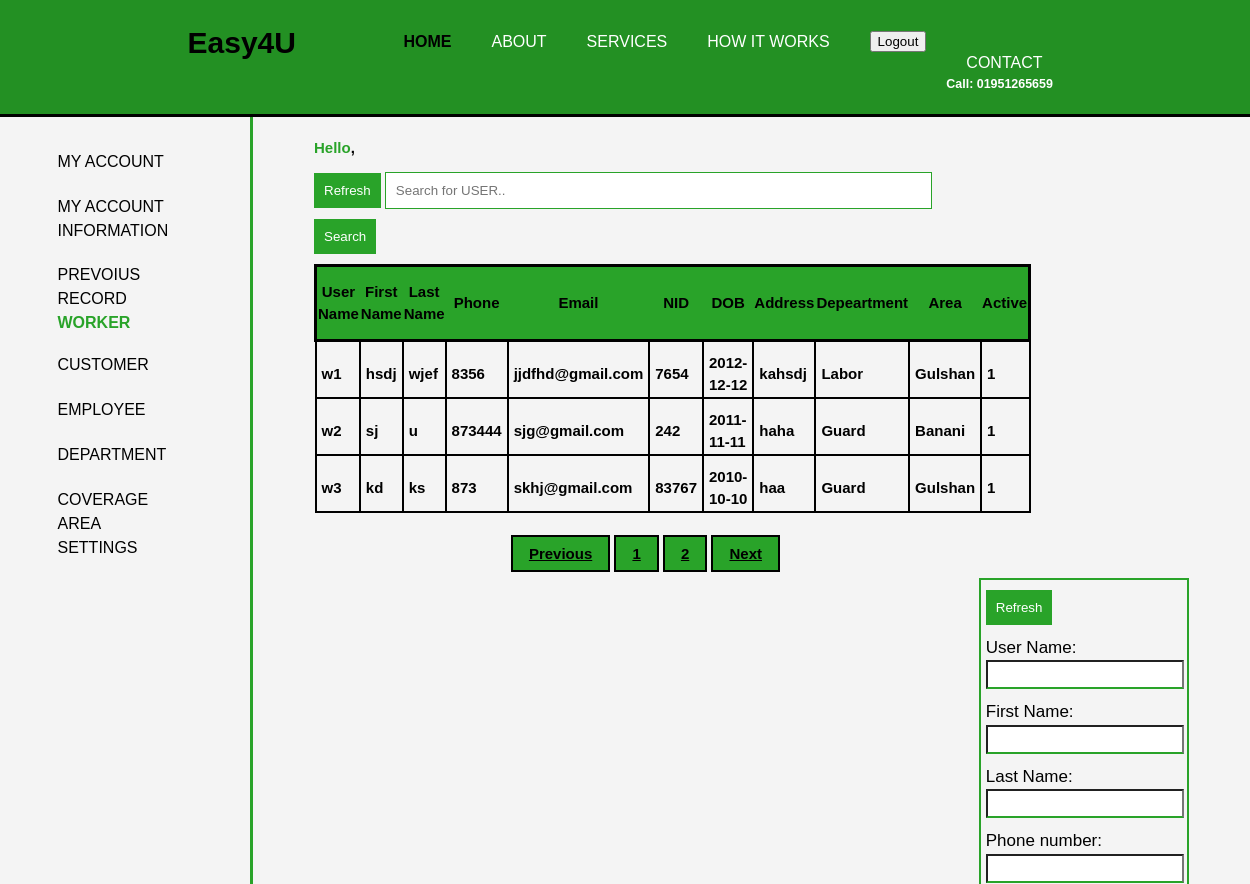
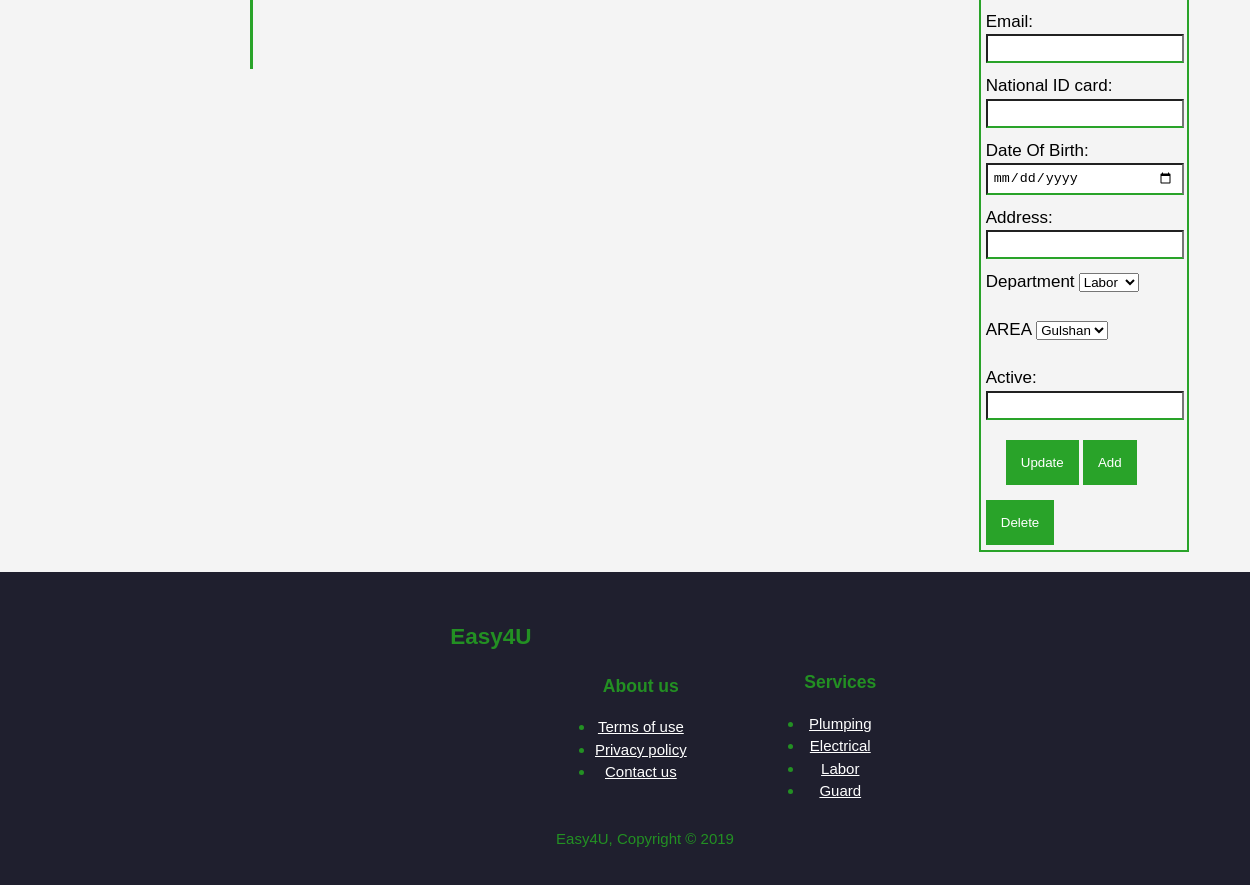
The page /loadWorker.php on the database its author committed (2 pictures, top to bottom).
### tables this page shows
CREATE TABLE `worker` (
  `WID` int(127) NOT NULL,
  `firstName` varchar(127) NOT NULL,
  `lastName` varchar(127) NOT NULL,
  `userName` varchar(127) NOT NULL,
  `email` varchar(127) NOT NULL,
  `phone` int(127) NOT NULL,
  `NID` int(255) NOT NULL,
  `address` varchar(255) NOT NULL,
  `DOB` date NOT NULL,
  `DID` int(127) NOT NULL,
  `AreaID` int(127) NOT NULL,
  `Rating` double NOT NULL,
  `Active` int(10) NOT NULL
);

CREATE TABLE `dept` (
  `DID` int(127) NOT NULL,
  `name` varchar(127) NOT NULL,
  `Rate` int(127) NOT NULL
);

CREATE TABLE `area` (
  `AreaID` int(127) NOT NULL,
  `AreaName` varchar(127) NOT NULL
);

### loadWorker.php (the view, shortened to what this page needs)
<?php
include "includes/db_connect.inc.php";
$username = $_SESSION['userName'];
$perPage = 3;
$a = 1;
  $startingRow = ($a-1) * $perPage;
$sqlDeptCheck = "SELECT * FROM dept";
    $resultDept = mysqli_query($conn, $sqlDeptCheck);
    $sqlAreaCheck = "SELECT * FROM area";
    $resultArea = mysqli_query($conn, $sqlAreaCheck);
if(isset($_POST['searchButton'])){
    $st = $_POST['search'];
    $sql = "SELECT * FROM worker JOIN dept ON dept.DID = worker.DID JOIN area ON area.AreaID = worker.AreaID
            WHERE userName LIKE '%$st%';";
    $result = mysqli_query($conn, $sql);
}
else{
  $sqlUserCheck="SELECT * FROM worker JOIN dept ON dept.DID = worker.DID JOIN area ON area.AreaID = worker.AreaID LIMIT $startingRow, $perPage;";;
  $result=mysqli_query($conn, $sqlUserCheck);
}
  $sqlRowCount="SELECT * FROM worker";
  $resultRowCount=mysqli_query($conn, $sqlRowCount);
  $rowCount=mysqli_num_rows($resultRowCount);
  $totalPage = ceil($rowCount / $perPage);
?>
<!DOCTYPE html>
<html>
<head>
  <link rel="stylesheet" href="./css/Home.CSS">
</head>
<body>
  <header>
    <div class="container">
      <form method="post" action="">
    <div id="branding">
          <h1><span class="highlight">Easy4U</span></h1>
        </div>
        <div id="upperRightBranding">
        <nav>
          <ul>
            <li><a href="">Contact</a></li>
            <h5>Call: 01951265659</h5>
          </ul>
        </nav>
        </div>
        <div id="upperLeft">
        <nav>
          <ul>
            <li><button type="submit" name="signout" id="logout">Logout</button></li>
          </ul>
        </nav>
        </div>
        <nav>
          <ul>
            <li class="current"><a href="Home.php">Home</a></li>
            <li><a href="">About</a></li>
            <li><a href="">Services</a></li>
            <li><a href="">How it works</a></li>
          </ul>
        </nav>
        </form>
    </div>
  </header>
<section id="CustomerSidebar">
      <div class="container">
        <form class="EmployeeSidebar">
        <nav>
          <ul>
            <div class="HireNowBorder">
            <li><a href="Admin.php">My Account</a></li><br><br>
          </div>
            <li><a href="AdminAccountInfo.php">My Account Information</a></li><br><br><br>
            <li><a href="PreviousRecord.php">Prevoius Record</a></li><br><br>
            <li class="current"><a href="loadWorker.php">Worker</a></li><br><br>
            <li><a href="loadCustomer.php">Customer</a></li><br><br>
            <li><a href="loadEmployee.php">Employee</a></li><br><br>
            <li><a href="AddDepartment.php">Department</a></li><br><br>
            <li><a href="Area.php">Coverage Area</a></li><br><br>
            <li><a href="AdminSetting.php">Settings</a></li><br><br>
          </ul>
        </nav>
      </form>
       </div>
     </section>
<form id="loadCustomer" action="" method="post">
     <section id="Customerload">
       <div class="container">
        <aside id="load">
             <h2><span class="highlight">Hello</span>, <?php echo $username ?> <h2>
              <button type="submit" id="refreshTable" class="Refresh" name="refreshTable"> Refresh </button>
              <input type="text" id="search" onkeyup="Search()" placeholder="Search for USER.." name="search">
              <button type="submit" id="searchButton" class="search" name="searchButton"> Search </button>
              <table id="show" class="tableLayout" style="width: 100%">
                <thead>
                <th><h2>User Name</h2></th>
                <th><h2>First Name</h2></th>
                <th><h2>Last Name</h2></th>
                <th><h2>Phone</h2></th>
                <th><h2>Email</h2></th>
                <th><h2>NID</h2></th>
                <th><h2>DOB</h2></th>
                <th><h2>Address</h2></th>
                <th><h2>Depeartment</h2></th>
                <th><h2>Area</h2></th>
                <th><h2>Active</h2></th>
              </thead>
                <?php
                  while($row=mysqli_fetch_assoc($result))
                    {
                ?>
              <tr>
                <td><?php echo $row['userName']; ?></td>
                <td><?php echo $row['firstName']; ?></td>
                <td><?php echo $row['lastName']; ?></td>
                <td><?php echo $row['phone']; ?></td>
                <td><?php echo $row['email']; ?></td>
                <td><?php echo $row['NID']; ?></td>
                <td><?php echo $row['DOB']; ?></td>
                <td><?php echo $row['address']; ?></td>
                <td><?php echo $row['name']; ?></td>
                <td><?php echo $row['AreaName']; ?></td>
                <td><?php echo $row['Active']; ?></td>
              </tr>
              <?php
                }
              ?>
              </table>
       <div id="buttonpg">
       <a href="loadWorker.php?prev=<?php echo $a-1; ?>" class="buttonpg">Previous</a>
       <?php
      for($i=1; $i<=$totalPage; $i++){ ?>
       <a href="loadWorker.php?pg=<?php echo $i; ?>" class="buttonpg"><?php echo $i; ?></a>
       <?php
      }
      ?>
       <a href="loadWorker.php?next=<?php echo $a+1; ?>" class="buttonpg">Next</a>
     </div>
       </aside>
       <aside id="loadUpdate">
                <div>
                    <button type="submit" id="refreshButton" class="Refresh" name="refreshButton"> Refresh </button>
                </div>
                <div>
                    <label>User Name: </label>
                    <input type="text" name="userName" id="userName">
                </div>
                <div>
                    <label>First Name: </label>
                </div>
                    <input type="text" name="firstName" id="firstName" >
                <div>
                    <label>Last Name: </label>
                    <input type="text" name="lastName" id="lastName" >
                </div>
                <div>
                    <label>Phone number: </label>
                    <input type="Phone" name="phone" id="phone">
                </div>
                <div>
                    <label>Email: </label>
                    <input type="Email" name="email" id="email" >
                </div>
                <div>
                    <label>National ID card: </label>
                    <input type="number" name="NID" id="NID" >
                </div>
                <div>
                    <label>Date Of Birth: </label>
                    <input type="Date" name="DOB" id="DOB" >
                </div>
                <div>
                    <label>Address: </label>
                    <input type="text" name="address" id="address" >
                </div>
                <div>
                <label>Department</label>
                <select name="selectedDept" id="selectedDept">
                  <?php
                  while($rowDept=mysqli_fetch_assoc($resultDept))
                     {
                     ?>
                     <option value="<?php echo $rowDept['name']; ?>" required><?php echo $rowDept['name']; ?></option>
                <?php
                   }
                   ?>
                  </select><br><br>
                </div>
                <div>
                  <label>AREA</label>
                   <select name="selectedArea" id="selectedArea">
                <?php
                  while($rowArea=mysqli_fetch_assoc($resultArea))
                    {
                ?>
                <option value="<?php echo $rowArea['AreaName']; ?>" required><?php echo $rowArea['AreaName']; ?></option>
               <?php
                }
              ?>
      </select><br><br>
               </div>
               <div>
                    <label>Active: </label>
                    <input type="text" name="active" id="active" >
                </div>
                <div>
                    <button type="submit" class="Update" name="updateButton"> Update </button>
                    <button type="submit" class="Add" name="addButton"> Add </button>
                    <button type="submit" class="Delete" name="deleteButton"> Delete </button>
                </div>
       </aside>
     </section>
   </form>
    <footer>
      <div class="container">
        <div class="Footer">
          <div id="FooterTitle">
          <h2>Easy4U</h2>
            </div>
          <div id="FooterAboutUs">
          <h3>About us</h3><er>
          <nav>
            <ul>
              <li><a href="">Terms of use</a></li>
              <li><a href="">Privacy policy</a></li>
              <li><a href="">Contact us</a></li>
            </ul>
          </nav>
        </div>
        </div>
        <div class="Footer">
          <div id="FooterService">
          <h3>Services</h3><er>
          <nav>
            <ul>
              <li><a href="">Plumping</a></li>
              <li><a href="">Electrical</a></li>
              <li><a href="">Labor</a></li>
              <li><a href="">Guard</a></li>
            </ul>
          </nav>
          </div>
        </div>
      </div>
      <p>Easy4U, Copyright &copy; 2019</p>
    </footer>
</body>
</html>

### css/Home.css (style rules this page uses)
body { font: 15px/1.5 Arial, Helvetica,sans-serif; padding:0; margin:0; background-color:#f4f4f4; }
.container { width:70%; margin:auto; overflow:hidden; }
ul { margin:0; padding:0; }
header { background:#239023; color:#ffffff; padding-top:20px; min-height:60px; border-bottom:#000000 3px solid; position: fixed; width: 100%; }
header a { color:#ffffff; text-decoration:none; text-transform: uppercase; font-size:16px; }
header li { float:left; display:inline; padding: 0 20px 0 20px; }
header #branding { float:left; }
header #branding h1 { margin:0; }
header nav { float:right; margin-top:10px; }
header .highlight, header .current a { color:#000000; font-weight:bold; }
footer { padding:20px; margin-top:20px; color:#239023; background-color:#1f1f2e; width: 100%; text-align: center; }
footer a { color: #ffffff; }
footer .Footer { float: left; text-align: center; padding: 10px; padding-left: 10%; }
footer #FooterService { padding-left: 20px; padding-top: 50px; }
footer #FooterAboutUs { float: center; padding-left: 300px; }
footer #FooterTitle { float: center; }
#CustomerSidebar a { color:#000000; text-decoration:none; text-transform: uppercase; font-size:16px; }
#CustomerSidebar li { float:left; display:inline; padding: 0 20px 0 20px; }
#CustomerSidebar .current a { color:#29a329; font-weight:bold; }
#CustomerSidebar nav { margin-top: 50px; }
#CustomerSidebar { float: left; width: 20%; padding-bottom: 30%; background: ; border-right: #29a329 3px solid; padding-top: 100px; }
#loadCustomer { padding-top: 125px; }
#Customerload { width: 100%; align-items: left; margin-left: 0px; }
#Customerload h2 { font-size: 15px; }
#Customerload .tableLayout { text-align: center; border: 2px solid black; border-collapse: collapse; margin: 0 ; }
#Customerload .tableLayout td { border: 2px solid black; padding: 10px 5px 0; }
#Customerload .tableLayout td { text-align: left; }
aside#load { align-items: left; float: left; width: 75%; margin-right: 10%; margin-right: 10px; }
aside#loadUpdate { padding-right: ; padding-top: 10px; padding-left: 5px; align-items: left; float: right; width: 23%; border-right: #29a329 2px solid; border: #29a329 2px solid; }
aside#loadUpdate input { width:90%; padding:5px; margin-bottom: 10px; padding-right: 8px; border-bottom: #29a329 2px solid; }
aside#loadUpdate label { font-size: 17px; }
aside#loadUpdate .Update { margin-left: 20px; margin-bottom: 5px; margin-top: 10px; background: #29a329; padding: 15px; border:0; color: #ffffff; }
aside#loadUpdate .Add { margin-bottom: 5px; margin-top: 10px; background: #29a329; padding: 15px; border:0; color: #ffffff; }
aside#loadUpdate .Delete { margin-bottom: 5px; margin-top: 10px; background: #29a329; padding: 15px; border:0; color: #ffffff; }
#Customerload .Refresh, .search { margin-bottom: 10px; margin-top: px; background: #29a329; padding: 10px; border:0; color: #ffffff; }
#search { margin-bottom: 10px; width: 80%; margin-top: px; background: ; border: 1px solid #29a329; padding: 10px; }
aside#load #buttonpg { padding-top: 30px; padding-left: 30%; }
.buttonpg { background-color: #29a329; color: black; border: 2px solid #000000; cursor: pointer; padding: 8px 16px; }
.highlight { color:#29a329; font-weight:bold; }

### loadWorker.php (style rules this page uses)
table thead { background-color: #29a329; border: 3px solid black; }

### rows shown on the page
worker: userName "w1", firstName "hsdj", lastName "wjef", phone "8356", email "jjdfhd@gmail.com", NID "7654", DOB "2012-12-12", address "kahsdj", DID.name "Labor", AreaID.AreaName "Gulshan", Active "1"
worker: userName "w2", firstName "sj", lastName "u", phone "873444", email "sjg@gmail.com", NID "242", DOB "2011-11-11", address "haha", DID.name "Guard", AreaID.AreaName "Banani", Active "1"
worker: userName "w3", firstName "kd", lastName "ks", phone "873", email "skhj@gmail.com", NID "83767", DOB "2010-10-10", address "haa", DID.name "Guard", AreaID.AreaName "Gulshan", Active "1"

### other values the page prints
form field selectedDept "Labor"
form field selectedArea "Gulshan"
